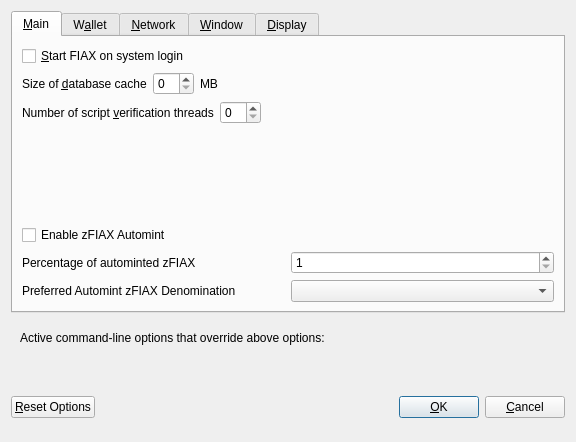
<?xml version="1.0" encoding="UTF-8"?>
<ui version="4.0">
 <class>OptionsDialog</class>
 <widget class="QDialog" name="OptionsDialog">
  <property name="geometry">
   <rect>
    <x>0</x>
    <y>0</y>
    <width>576</width>
    <height>442</height>
   </rect>
  </property>
  <property name="windowTitle">
   <string>Options</string>
  </property>
  <property name="modal">
   <bool>true</bool>
  </property>
  <layout class="QVBoxLayout" name="verticalLayout">
   <item>
    <widget class="QTabWidget" name="tabWidget">
     <property name="currentIndex">
      <number>0</number>
     </property>
     <widget class="QWidget" name="tabMain">
      <attribute name="title">
       <string>&amp;Main</string>
      </attribute>
      <layout class="QVBoxLayout" name="verticalLayout_Main">
       <item>
        <widget class="QCheckBox" name="bitcoinAtStartup">
         <property name="toolTip">
          <string>Automatically start FIAX after logging in to the system.</string>
         </property>
         <property name="text">
          <string>&amp;Start FIAX on system login</string>
         </property>
        </widget>
       </item>
       <item>
        <layout class="QHBoxLayout" name="horizontalLayout_2_Main">
         <item>
          <widget class="QLabel" name="databaseCacheLabel">
           <property name="text">
            <string>Size of &amp;database cache</string>
           </property>
           <property name="textFormat">
            <enum>Qt::PlainText</enum>
           </property>
           <property name="buddy">
            <cstring>databaseCache</cstring>
           </property>
          </widget>
         </item>
         <item>
          <widget class="QSpinBox" name="databaseCache"/>
         </item>
         <item>
          <widget class="QLabel" name="databaseCacheUnitLabel">
           <property name="text">
            <string>MB</string>
           </property>
           <property name="textFormat">
            <enum>Qt::PlainText</enum>
           </property>
          </widget>
         </item>
         <item>
          <spacer name="horizontalSpacer_2_Main">
           <property name="orientation">
            <enum>Qt::Horizontal</enum>
           </property>
           <property name="sizeHint" stdset="0">
            <size>
             <width>40</width>
             <height>20</height>
            </size>
           </property>
          </spacer>
         </item>
        </layout>
       </item>
       <item>
        <layout class="QHBoxLayout" name="horizontalLayout_3_Main">
         <item>
          <widget class="QLabel" name="threadsScriptVerifLabel">
           <property name="text">
            <string>Number of script &amp;verification threads</string>
           </property>
           <property name="textFormat">
            <enum>Qt::PlainText</enum>
           </property>
           <property name="buddy">
            <cstring>threadsScriptVerif</cstring>
           </property>
          </widget>
         </item>
         <item>
          <widget class="QSpinBox" name="threadsScriptVerif">
           <property name="toolTip">
            <string>(0 = auto, &lt;0 = leave that many cores free)</string>
           </property>
          </widget>
         </item>
         <item>
          <spacer name="horizontalSpacer_3_Main">
           <property name="orientation">
            <enum>Qt::Horizontal</enum>
           </property>
           <property name="sizeHint" stdset="0">
            <size>
             <width>40</width>
             <height>20</height>
            </size>
           </property>
          </spacer>
         </item>
        </layout>
       </item>
       <item>
        <spacer name="verticalSpacer_2">
         <property name="orientation">
          <enum>Qt::Vertical</enum>
         </property>
         <property name="sizeHint" stdset="0">
          <size>
           <width>20</width>
           <height>40</height>
          </size>
         </property>
        </spacer>
       </item>
       <item>
        <widget class="QCheckBox" name="checkBoxZeromintEnable">
         <property name="toolTip">
          <string>Enable automatic minting of FIAX units to zFIAX</string>
         </property>
         <property name="layoutDirection">
          <enum>Qt::LeftToRight</enum>
         </property>
         <property name="text">
          <string>Enable zFIAX Automint</string>
         </property>
        </widget>
       </item>
       <item>
        <layout class="QHBoxLayout" name="horizontalLayout_3">
         <item>
          <widget class="QLabel" name="percentage_label">
           <property name="toolTip">
            <string>Percentage of incoming FIAX which get automatically converted to zFIAX via Zerocoin Protocol (min: 10%)</string>
           </property>
           <property name="text">
            <string>Percentage of autominted zFIAX</string>
           </property>
          </widget>
         </item>
         <item>
          <widget class="QSpinBox" name="zeromintPercentage">
           <property name="minimum">
            <number>1</number>
           </property>
           <property name="maximum">
            <number>100</number>
           </property>
          </widget>
         </item>
        </layout>
       </item>
       <item>
        <layout class="QHBoxLayout" name="horizontalLayout" stretch="0,0">
         <property name="sizeConstraint">
          <enum>QLayout::SetFixedSize</enum>
         </property>
         <item>
          <widget class="QLabel" name="labelPreferredDenom">
           <property name="maximumSize">
            <size>
             <width>16777215</width>
             <height>16777215</height>
            </size>
           </property>
           <property name="toolTip">
            <string>Wait with automatic conversion to Zerocoin until enough FIAX for this denomination is available</string>
           </property>
           <property name="text">
            <string>Preferred Automint zFIAX Denomination</string>
           </property>
          </widget>
         </item>
         <item>
          <widget class="QComboBox" name="preferredDenom">
           <property name="maximumSize">
            <size>
             <width>16777215</width>
             <height>27</height>
            </size>
           </property>
           <property name="toolTip">
            <string>Wait with automatic conversion to Zerocoin until enough FIAX for this denomination is available</string>
           </property>
           <property name="maxVisibleItems">
            <number>9</number>
           </property>
           <property name="maxCount">
            <number>9</number>
           </property>
          </widget>
         </item>
        </layout>
       </item>
      </layout>
     </widget>
     <widget class="QWidget" name="tabWallet">
      <attribute name="title">
       <string>W&amp;allet</string>
      </attribute>
      <layout class="QVBoxLayout" name="verticalLayout_Wallet">
       <item>
        <layout class="QHBoxLayout" name="horizontalLayout_2_Wallet">
         <item>
          <widget class="QLabel" name="labelStakeSplitThresholdText">
           <property name="text">
            <string>Stake split threshold:</string>
           </property>
          </widget>
         </item>
         <item>
          <widget class="QSpinBox" name="spinBoxStakeSplitThreshold">
           <property name="minimum">
            <number>1</number>
           </property>
           <property name="maximum">
            <number>999999</number>
           </property>
          </widget>
         </item>
        </layout>
       </item>
       <item>
        <widget class="QGroupBox" name="groupBox">
         <property name="title">
          <string>Expert</string>
         </property>
         <layout class="QVBoxLayout" name="verticalLayout_2">
          <item>
           <widget class="QCheckBox" name="coinControlFeatures">
            <property name="toolTip">
             <string>Whether to show coin control features or not.</string>
            </property>
            <property name="text">
             <string>Enable coin &amp;control features</string>
            </property>
           </widget>
          </item>
          <item>
           <widget class="QCheckBox" name="showMasternodesTab">
            <property name="toolTip">
             <string>Show additional tab listing all your masternodes in first sub-tab&lt;br/&gt;and all masternodes on the network in second sub-tab.</string>
            </property>
            <property name="text">
             <string>Show Masternodes Tab</string>
            </property>
           </widget>
          </item>
          <item>
           <widget class="QCheckBox" name="spendZeroConfChange">
            <property name="toolTip">
             <string>If you disable the spending of unconfirmed change, the change from a transaction&lt;br/&gt;cannot be used until that transaction has at least one confirmation.&lt;br/&gt;This also affects how your balance is computed.</string>
            </property>
            <property name="text">
             <string>&amp;Spend unconfirmed change</string>
            </property>
           </widget>
          </item>
         </layout>
        </widget>
       </item>
       <item>
        <spacer name="verticalSpacer_Wallet">
         <property name="orientation">
          <enum>Qt::Vertical</enum>
         </property>
         <property name="sizeHint" stdset="0">
          <size>
           <width>20</width>
           <height>40</height>
          </size>
         </property>
        </spacer>
       </item>
      </layout>
     </widget>
     <widget class="QWidget" name="tabNetwork">
      <attribute name="title">
       <string>&amp;Network</string>
      </attribute>
      <layout class="QVBoxLayout" name="verticalLayout_Network">
       <item>
        <widget class="QCheckBox" name="mapPortUpnp">
         <property name="toolTip">
          <string>Automatically open the FIAX client port on the router. This only works when your router supports UPnP and it is enabled.</string>
         </property>
         <property name="text">
          <string>Map port using &amp;UPnP</string>
         </property>
        </widget>
       </item>
       <item>
        <widget class="QCheckBox" name="allowIncoming">
         <property name="toolTip">
          <string>Accept connections from outside</string>
         </property>
         <property name="text">
          <string>Allow incoming connections</string>
         </property>
        </widget>
       </item>
       <item>
        <widget class="QCheckBox" name="connectSocks">
         <property name="toolTip">
          <string>Connect to the FIAX network through a SOCKS5 proxy.</string>
         </property>
         <property name="text">
          <string>&amp;Connect through SOCKS5 proxy (default proxy):</string>
         </property>
        </widget>
       </item>
       <item>
        <layout class="QHBoxLayout" name="horizontalLayout_1_Network">
         <item>
          <widget class="QLabel" name="proxyIpLabel">
           <property name="text">
            <string>Proxy &amp;IP:</string>
           </property>
           <property name="textFormat">
            <enum>Qt::PlainText</enum>
           </property>
           <property name="buddy">
            <cstring>proxyIp</cstring>
           </property>
          </widget>
         </item>
         <item>
          <widget class="QValidatedLineEdit" name="proxyIp">
           <property name="minimumSize">
            <size>
             <width>140</width>
             <height>0</height>
            </size>
           </property>
           <property name="maximumSize">
            <size>
             <width>140</width>
             <height>16777215</height>
            </size>
           </property>
           <property name="toolTip">
            <string>IP address of the proxy (e.g. IPv4: 127.0.0.1 / IPv6: ::1)</string>
           </property>
          </widget>
         </item>
         <item>
          <widget class="QLabel" name="proxyPortLabel">
           <property name="text">
            <string>&amp;Port:</string>
           </property>
           <property name="textFormat">
            <enum>Qt::PlainText</enum>
           </property>
           <property name="buddy">
            <cstring>proxyPort</cstring>
           </property>
          </widget>
         </item>
         <item>
          <widget class="QLineEdit" name="proxyPort">
           <property name="minimumSize">
            <size>
             <width>55</width>
             <height>0</height>
            </size>
           </property>
           <property name="maximumSize">
            <size>
             <width>55</width>
             <height>16777215</height>
            </size>
           </property>
           <property name="toolTip">
            <string>Port of the proxy (e.g. 9050)</string>
           </property>
          </widget>
         </item>
         <item>
          <spacer name="horizontalSpacer_1_Network">
           <property name="orientation">
            <enum>Qt::Horizontal</enum>
           </property>
           <property name="sizeHint" stdset="0">
            <size>
             <width>40</width>
             <height>20</height>
            </size>
           </property>
          </spacer>
         </item>
        </layout>
       </item>
       <item>
        <spacer name="verticalSpacer_Network">
         <property name="orientation">
          <enum>Qt::Vertical</enum>
         </property>
         <property name="sizeHint" stdset="0">
          <size>
           <width>20</width>
           <height>40</height>
          </size>
         </property>
        </spacer>
       </item>
      </layout>
     </widget>
     <widget class="QWidget" name="tabWindow">
      <attribute name="title">
       <string>&amp;Window</string>
      </attribute>
      <layout class="QVBoxLayout" name="verticalLayout_Window">
       <item>
        <widget class="QCheckBox" name="minimizeToTray">
         <property name="toolTip">
          <string>Show only a tray icon after minimizing the window.</string>
         </property>
         <property name="text">
          <string>&amp;Minimize to the tray instead of the taskbar</string>
         </property>
        </widget>
       </item>
       <item>
        <widget class="QCheckBox" name="minimizeOnClose">
         <property name="toolTip">
          <string>Minimize instead of exit the application when the window is closed. When this option is enabled, the application will be closed only after selecting Quit in the menu.</string>
         </property>
         <property name="text">
          <string>M&amp;inimize on close</string>
         </property>
        </widget>
       </item>
       <item>
        <spacer name="verticalSpacer_Window">
         <property name="orientation">
          <enum>Qt::Vertical</enum>
         </property>
         <property name="sizeHint" stdset="0">
          <size>
           <width>20</width>
           <height>40</height>
          </size>
         </property>
        </spacer>
       </item>
      </layout>
     </widget>
     <widget class="QWidget" name="tabDisplay">
      <attribute name="title">
       <string>&amp;Display</string>
      </attribute>
      <layout class="QVBoxLayout" name="verticalLayout_Display">
       <item>
        <layout class="QHBoxLayout" name="horizontalLayout_1_Display">
         <item>
          <widget class="QLabel" name="langLabel">
           <property name="text">
            <string>User Interface &amp;language:</string>
           </property>
           <property name="textFormat">
            <enum>Qt::PlainText</enum>
           </property>
           <property name="buddy">
            <cstring>lang</cstring>
           </property>
          </widget>
         </item>
         <item>
          <widget class="QValueComboBox" name="lang">
           <property name="toolTip">
            <string>The user interface language can be set here. This setting will take effect after restarting FIAX.</string>
           </property>
          </widget>
         </item>
        </layout>
       </item>
       <item>
        <widget class="QLabel" name="label_3">
         <property name="toolTip">
          <string notr="true"/>
         </property>
         <property name="statusTip">
          <string notr="true"/>
         </property>
         <property name="whatsThis">
          <string notr="true"/>
         </property>
         <property name="accessibleName">
          <string notr="true"/>
         </property>
         <property name="text">
          <string>Language missing or translation incomplete? Help contributing translations here:
https://www.transifex.com/fiax-project/fiax-project-translations</string>
         </property>
         <property name="wordWrap">
          <bool>true</bool>
         </property>
         <property name="openExternalLinks">
          <bool>true</bool>
         </property>
         <property name="textInteractionFlags">
          <set>Qt::TextBrowserInteraction</set>
         </property>
        </widget>
       </item>
       <item>
        <layout class="QHBoxLayout" name="horizontalLayout_4_Display" stretch="0,0">
         <item>
          <widget class="QLabel" name="themeLabel">
           <property name="text">
            <string>User Interface Theme:</string>
           </property>
          </widget>
         </item>
         <item>
          <widget class="QValueComboBox" name="theme"/>
         </item>
        </layout>
       </item>
       <item>
        <widget class="Line" name="line">
         <property name="orientation">
          <enum>Qt::Horizontal</enum>
         </property>
        </widget>
       </item>
       <item>
        <layout class="QHBoxLayout" name="horizontalLayout_2_Display">
         <item>
          <widget class="QLabel" name="unitLabel">
           <property name="text">
            <string>&amp;Unit to show amounts in:</string>
           </property>
           <property name="textFormat">
            <enum>Qt::PlainText</enum>
           </property>
           <property name="buddy">
            <cstring>unit</cstring>
           </property>
          </widget>
         </item>
         <item>
          <widget class="QValueComboBox" name="unit">
           <property name="toolTip">
            <string>Choose the default subdivision unit to show in the interface and when sending coins.</string>
           </property>
          </widget>
         </item>
        </layout>
       </item>
       <item>
        <layout class="QHBoxLayout" name="horizontalLayout_5_Display">
         <item>
          <widget class="QLabel" name="digitsLabel">
           <property name="text">
            <string>Decimal digits</string>
           </property>
          </widget>
         </item>
         <item>
          <widget class="QValueComboBox" name="digits"/>
         </item>
        </layout>
       </item>
       <item>
        <widget class="QCheckBox" name="checkBoxHideZeroBalances">
         <property name="toolTip">
          <string>Hide empty balances</string>
         </property>
         <property name="layoutDirection">
          <enum>Qt::LeftToRight</enum>
         </property>
         <property name="text">
          <string>Hide empty balances</string>
         </property>
        </widget>
       </item>
       <item>
        <layout class="QHBoxLayout" name="horizontalLayout_3_Display">
         <item>
          <widget class="QLabel" name="thirdPartyTxUrlsLabel">
           <property name="toolTip">
            <string>Third party URLs (e.g. a block explorer) that appear in the transactions tab as context menu items. %s in the URL is replaced by transaction hash. Multiple URLs are separated by vertical bar |.</string>
           </property>
           <property name="text">
            <string>Third party transaction URLs</string>
           </property>
           <property name="buddy">
            <cstring>thirdPartyTxUrls</cstring>
           </property>
          </widget>
         </item>
         <item>
          <widget class="QLineEdit" name="thirdPartyTxUrls">
           <property name="toolTip">
            <string>Third party URLs (e.g. a block explorer) that appear in the transactions tab as context menu items. %s in the URL is replaced by transaction hash. Multiple URLs are separated by vertical bar |.</string>
           </property>
          </widget>
         </item>
        </layout>
       </item>
       <item>
        <spacer name="verticalSpacer">
         <property name="orientation">
          <enum>Qt::Vertical</enum>
         </property>
         <property name="sizeHint" stdset="0">
          <size>
           <width>20</width>
           <height>40</height>
          </size>
         </property>
        </spacer>
       </item>
      </layout>
     </widget>
    </widget>
   </item>
   <item>
    <widget class="QFrame" name="frame">
     <layout class="QVBoxLayout" name="verticalLayout_Bottom">
      <item>
       <layout class="QHBoxLayout" name="horizontalLayout_Bottom">
        <item>
         <widget class="QLabel" name="overriddenByCommandLineInfoLabel">
          <property name="text">
           <string>Active command-line options that override above options:</string>
          </property>
          <property name="textFormat">
           <enum>Qt::PlainText</enum>
          </property>
         </widget>
        </item>
        <item>
         <spacer name="horizontalSpacer_Bottom">
          <property name="orientation">
           <enum>Qt::Horizontal</enum>
          </property>
          <property name="sizeHint" stdset="0">
           <size>
            <width>40</width>
            <height>20</height>
           </size>
          </property>
         </spacer>
        </item>
       </layout>
      </item>
      <item>
       <widget class="QLabel" name="overriddenByCommandLineLabel">
        <property name="text">
         <string/>
        </property>
        <property name="textFormat">
         <enum>Qt::PlainText</enum>
        </property>
        <property name="wordWrap">
         <bool>true</bool>
        </property>
       </widget>
      </item>
     </layout>
    </widget>
   </item>
   <item>
    <layout class="QHBoxLayout" name="horizontalLayout_Buttons">
     <item>
      <widget class="QPushButton" name="resetButton">
       <property name="toolTip">
        <string>Reset all client options to default.</string>
       </property>
       <property name="text">
        <string>&amp;Reset Options</string>
       </property>
       <property name="autoDefault">
        <bool>false</bool>
       </property>
      </widget>
     </item>
     <item>
      <spacer name="horizontalSpacer_1">
       <property name="orientation">
        <enum>Qt::Horizontal</enum>
       </property>
       <property name="sizeHint" stdset="0">
        <size>
         <width>40</width>
         <height>48</height>
        </size>
       </property>
      </spacer>
     </item>
     <item>
      <widget class="QLabel" name="statusLabel">
       <property name="minimumSize">
        <size>
         <width>200</width>
         <height>0</height>
        </size>
       </property>
       <property name="font">
        <font>
         <weight>75</weight>
         <bold>true</bold>
        </font>
       </property>
       <property name="text">
        <string/>
       </property>
       <property name="textFormat">
        <enum>Qt::PlainText</enum>
       </property>
       <property name="wordWrap">
        <bool>true</bool>
       </property>
      </widget>
     </item>
     <item>
      <spacer name="horizontalSpacer_2">
       <property name="orientation">
        <enum>Qt::Horizontal</enum>
       </property>
       <property name="sizeHint" stdset="0">
        <size>
         <width>40</width>
         <height>48</height>
        </size>
       </property>
      </spacer>
     </item>
     <item>
      <widget class="QPushButton" name="okButton">
       <property name="text">
        <string>&amp;OK</string>
       </property>
       <property name="autoDefault">
        <bool>false</bool>
       </property>
       <property name="default">
        <bool>true</bool>
       </property>
      </widget>
     </item>
     <item>
      <widget class="QPushButton" name="cancelButton">
       <property name="text">
        <string>&amp;Cancel</string>
       </property>
       <property name="autoDefault">
        <bool>false</bool>
       </property>
      </widget>
     </item>
    </layout>
   </item>
  </layout>
 </widget>
 <customwidgets>
  <customwidget>
   <class>QValidatedLineEdit</class>
   <extends>QLineEdit</extends>
   <header>qvalidatedlineedit.h</header>
  </customwidget>
  <customwidget>
   <class>QValueComboBox</class>
   <extends>QComboBox</extends>
   <header>qvaluecombobox.h</header>
  </customwidget>
 </customwidgets>
 <resources/>
 <connections/>
</ui>
